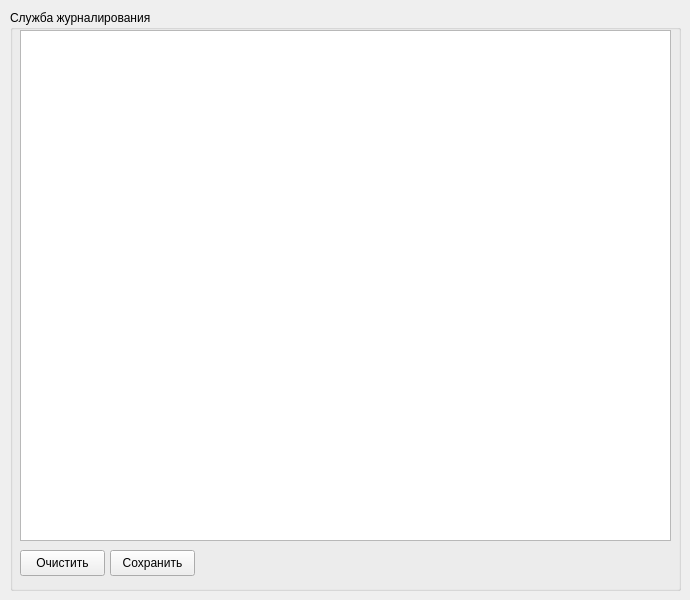
    <widget class="QWidget" name="tab_12">
     <attribute name="title">
      <string>Служба журналирования</string>
     </attribute>
     <widget class="QGroupBox" name="groupBox_2">
      <property name="geometry">
       <rect>
        <x>10</x>
        <y>10</y>
        <width>671</width>
        <height>581</height>
       </rect>
      </property>
      <property name="title">
       <string>Служба журналирования</string>
      </property>
      <widget class="QTextBrowser" name="textBrowserLog">
       <property name="geometry">
        <rect>
         <x>10</x>
         <y>20</y>
         <width>651</width>
         <height>511</height>
        </rect>
       </property>
      </widget>
      <widget class="QPushButton" name="pushButtonClear">
       <property name="geometry">
        <rect>
         <x>10</x>
         <y>540</y>
         <width>85</width>
         <height>26</height>
        </rect>
       </property>
       <property name="text">
        <string>Очистить</string>
       </property>
      </widget>
      <widget class="QPushButton" name="pushButtonSave">
       <property name="geometry">
        <rect>
         <x>100</x>
         <y>540</y>
         <width>85</width>
         <height>26</height>
        </rect>
       </property>
       <property name="text">
        <string>Сохранить</string>
       </property>
      </widget>
     </widget>
    </widget>
